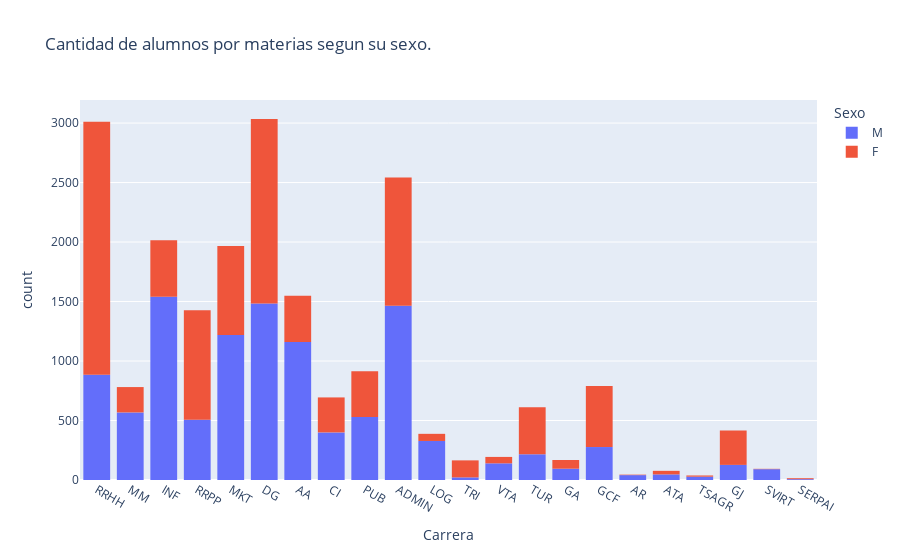

Notebook code cell kept with this figure:
### Markdown cell above
### Realizamos un grafico mostrando la cantidad de alumnos por carrera segun su sexo.

### Code cell
fig_1 = px.histogram(alumnos, x="Carrera", color="Sexo", title="Cantidad de alumnos por materias segun su sexo.")
fig_1.show()

### Figure 1 — Plotly figure (JSON) as saved in the notebook; plotly's stock layout.template omitted (floating-point values rounded to 4 significant figures; data arrays with more than 128 entries replaced by an {"elided": "..."} marker saying what was removed)
{"data": [{"alignmentgroup": "True", "bingroup": "x", "hovertemplate": "Sexo=M<br>Carrera=%{x}<br>count=%{y}<extra></extra>", "legendgroup": "M", "marker": {"color": "#636efa", "pattern": {"shape": ""}}, "name": "M", "offsetgroup": "M", "orientation": "v", "showlegend": true, "type": "histogram", "x": {"elided": "11175 str values"}, "xaxis": "x", "yaxis": "y"}, {"alignmentgroup": "True", "bingroup": "x", "hovertemplate": "Sexo=F<br>Carrera=%{x}<br>count=%{y}<extra></extra>", "legendgroup": "F", "marker": {"color": "#EF553B", "pattern": {"shape": ""}}, "name": "F", "offsetgroup": "F", "orientation": "v", "showlegend": true, "type": "histogram", "x": {"elided": "9759 str values"}, "xaxis": "x", "yaxis": "y"}], "layout": {"barmode": "relative", "legend": {"title": {"text": "Sexo"}, "tracegroupgap": 0}, "title": {"text": "Cantidad de alumnos por materias segun su sexo."}, "xaxis": {"anchor": "y", "domain": [0, 1], "title": {"text": "Carrera"}}, "yaxis": {"anchor": "x", "domain": [0, 1], "title": {"text": "count"}}}}
